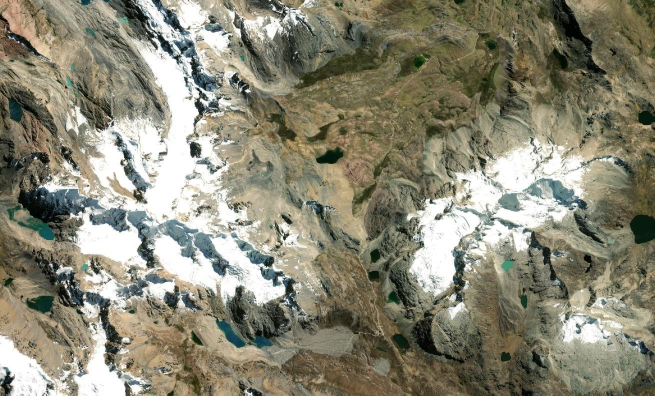
#> input picture Ejercicio3Glaciar/imagenes/glaciar.jpg, 1309 x 791 px (shown at 1/2 size)
$ python ejer3.py
#> lines starting #> are read from the running program, lines starting #| are printed output that depends on the picture; after the words box and inside, x2 and y2 are one past the last pixel; in counts of white or black regions, pixels touching at a corner belong together
### stackImages.py
import cv2
import numpy as np


class StackImagen:

    def __init__(self, scale):
        self.scale = scale

    def stack_images(self, img_array):
        rows = len(img_array)
        cols = len(img_array[0])
        rows_available = isinstance(img_array[0], list)
        width = img_array[0][0].shape[1]
        height = img_array[0][0].shape[0]
        if rows_available:
            for x in range(0, rows):
                for y in range(0, cols):
                    if img_array[x][y].shape[:2] == img_array[0][0].shape[:2]:
                        img_array[x][y] = cv2.resize(img_array[x][y], (0, 0), None, self.scale, self.scale)
                    else:
                        img_array[x][y] = cv2.resize(img_array[x][y],
                                                     (img_array[0][0].shape[1], img_array[0][0].shape[0]),
                                                     None, self.scale, self.scale)
                    if len(img_array[x][y].shape) == 2: img_array[x][y] = cv2.cvtColor(img_array[x][y],
                                                                                       cv2.COLOR_GRAY2BGR)
            image_blank = np.zeros((height, width, 3), np.uint8)
            hor = [image_blank] * rows
            hor_con = [image_blank] * rows
            for x in range(0, rows):
                hor[x] = np.hstack(img_array[x])
            ver = np.vstack(hor)
        else:
            for x in range(0, rows):
                if img_array[x].shape[:2] == img_array[0].shape[:2]:
                    img_array[x] = cv2.resize(img_array[x], (0, 0), None, self.scale, self.scale)
                else:
                    img_array[x] = cv2.resize(img_array[x], (img_array[0].shape[1], img_array[0].shape[0]), None,
                                              self.scale, self.scale)
                if len(img_array[x].shape) == 2: img_array[x] = cv2.cvtColor(img_array[x], cv2.COLOR_GRAY2BGR)
            hor = np.hstack(img_array)
            ver = hor
        return ver

### Ejercicio3Glaciar/ejer3.py
import cv2
import numpy as np

# Leer la imagen
from stackImages import StackImagen

img = cv2.imread(r'imagenes/glaciar.jpg')
#> img is the input picture: shape (791, 1309, 3); mean B, G, R 117.1, 135.5, 137.9
img2 = img.copy()
# Convertir la imagen a escala de grises
gris = cv2.cvtColor(img, cv2.COLOR_BGR2GRAY)
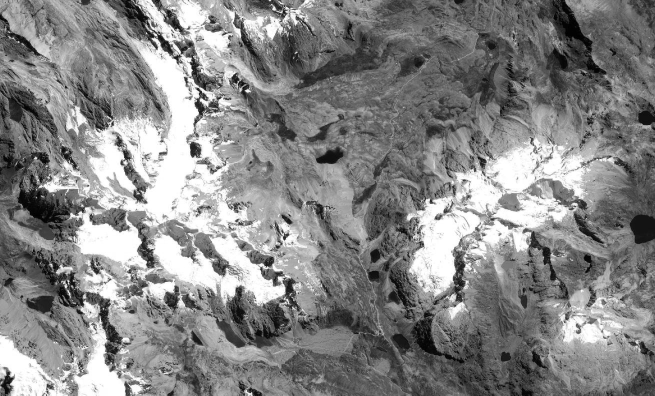
#> gris: shape (791, 1309) (shown at 1/2 size); min 0, max 255, mean 134.1

# Aplicar un filtro Gaussiano para suavizar la imagen
gaus = cv2.GaussianBlur(gris, (7,7), 0)

# Aplicar filtro Canny para detectar bordes
borde= cv2.Canny(gaus,50,50)
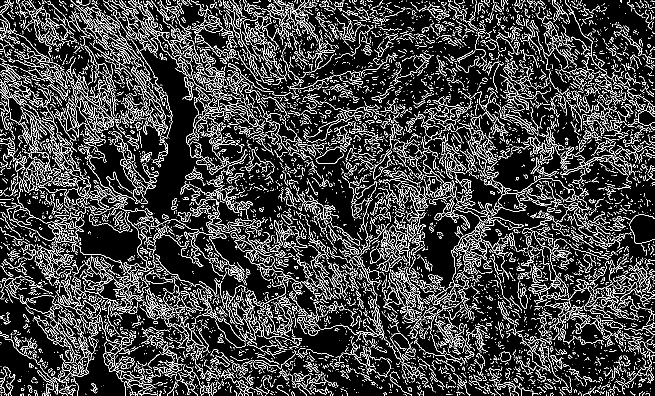
#> borde: shape (791, 1309) (shown at 1/2 size); 15.4% white in thin lines or dots

#Funcion para obtener area de las figuras que salen en la imagen
def getContorno(img):
    cont = 0
    contours, hierarchy = cv2.findContours(img, cv2.RETR_EXTERNAL, cv2.CHAIN_APPROX_NONE)
#> contours = 11067 contours, 10593 with area under 20; largest, box (x1, y1, x2, y2) and area: (778, 546, 832, 646) 438, (365, 154, 387, 201) 379, (1001, 703, 1023, 724) 308, (195, 192, 229, 261) 300, (355, 424, 381, 444) 288
    for cnt in contours:
        area = cv2.contourArea(cnt)
        print(area)
        cv2.drawContours(img2,cnt,-1,(255,0,0),3)
        cont = cont +area
#> this loop made 11067 passes
#> (cnt, area, cont) on passes 1 to 3: ([[530, 790]], 0, 0), ([[314, 790]], 0, 0), ([[274, 790]], 0, 0)
#| 0.0
#| 0.0
#| 0.0
#| 0.0
#| 0.0
#| 0.0
#| 0.0
#| 0.0
#> (further printed lines are left out)
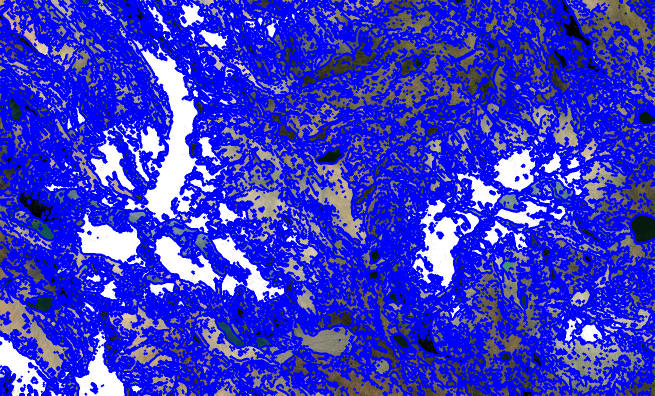
#> img2: shape (791, 1309, 3) (shown at 1/2 size); mean B, G, R 206.9, 55.7, 56.8
#> after the loop, cont = 44380.5
    print("El area total del glaciar es: ",cont)
#Llamamos a la funcion
getContorno(borde)

#Mostrar las imágenes resultantes creando un objeto de la clase StackImagen
stack = StackImagen(0.4)
imagenes = [img,gris,gaus,img2]


result = stack.stack_images(imagenes)
#> in stack_images, `rows = len(img_array)`: rows = 4
#> in stack_images, `cols = len(img_array[0])`: cols = 791
#> in stack_images, `rows_available = isinstance(img_array[0], list)`: rows_available = False
#> after the loop in stack_images, `for x in range(0, rows):`: img_array = 4 items
#> in stack_images, `hor = np.hstack(img_array)`:
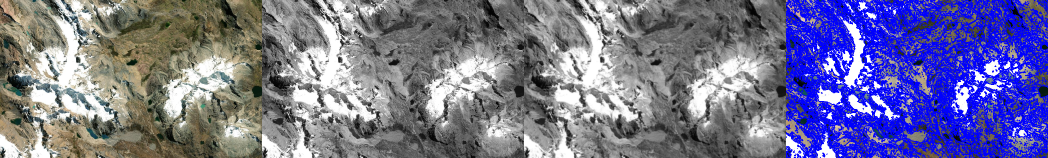
#> hor: shape (316, 2096, 3) (shown at 1/2 size); mean of channels 0, 1, 2 148, 114.7, 115.6; drawn as B, G, R
cv2.imshow("Resultado",result)
cv2.waitKey(0)
cv2.destroyAllWindows()
